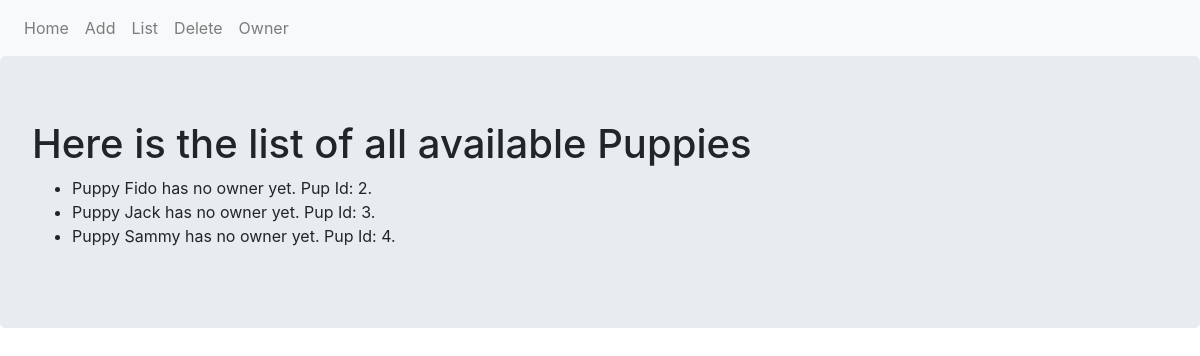
/list, run on an earlier commit of the app's database.
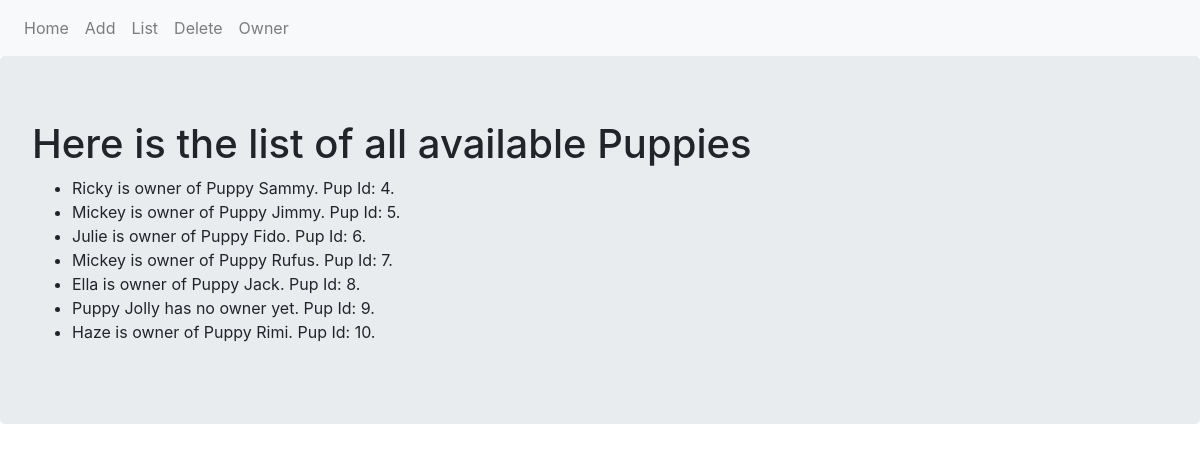
And on a later commit of the database.
### adoption_site.py (models this page shows, shortened)
class Puppy(db.Model):
    __tablename__ = 'puppies'
    id = db.Column(db.Integer, primary_key=True)
    name = db.Column(db.Text)
    owner = db.relationship('Owner', backref='Puppy', uselist=False)
    def __repr__(self):
        if self.owner:
            return f"{self.owner.name} is owner of Puppy {self.name}. Pup Id: {self.id}."
        else:
            return f"Puppy {self.name} has no owner yet. Pup Id: {self.id}."

class Owner(db.Model):
    __tablename__ = 'owner'
    name = db.Column(db.Text)
    id = db.Column(db.Integer, primary_key=True)
    pup_id = db.Column(db.Integer, db.ForeignKey('puppies.id'))

### adoption_site.py (the view)
@app.route('/list')
def list_puppies():
    puppies = Puppy.query.all()
    return render_template('list.html', puppies=puppies)

### templates/list.html (shortened to what this page needs)
<!DOCTYPE html>
{% extends "base.html" %}
{% block content %}
<div class="jumbotron">
    <h1>Here is the list of all available Puppies</h1>
    <ul>
        {% for pup in puppies %}
        <li>{{pup}}</li>
        {% endfor %}
    </ul>
</div>
{% endblock %}

### templates/base.html (shortened to what this page needs)
<!DOCTYPE html>
<html lang="en">
<head>
    <link rel="stylesheet" href="https://stackpath.bootstrapcdn.com/bootstrap/4.1.1/css/bootstrap.min.css">
</head>
<body>
    <nav class="navbar navbar-expand-lg navbar-light bg-light">
        <div class="collapse navbar-collapse" id="navbarNavAltMarkup">
          <div class="navbar-nav">
            <a class="nav-item nav-link" href="{{url_for('home')}}">Home</a>
            <a class="nav-item nav-link" href="{{url_for('add_puppy')}}">Add</a>
            <a class="nav-item nav-link" href="{{url_for('list_puppies')}}">List</a>
            <a class="nav-item nav-link" href="{{url_for('delete_puppy')}}">Delete</a>
            <a class="nav-item nav-link" href="{{url_for('addOwner')}}">Owner</a>
          </div>
        </div>
      </nav>
    {% block content %}
    {% endblock %}
</body>
</html>

What changed in the data, as far as the page shows it:
removed Puppy: name+id "Puppy Fido has no owner yet. Pup Id: 2."
removed Puppy: name+id "Puppy Jack has no owner yet. Pup Id: 3."
computed for Puppy: name+id "Puppy Sammy has no owner yet. Pup Id: 4." → "Ricky is owner of Puppy Sammy. Pup Id: 4."
added Puppy: name+id "Mickey is owner of Puppy Jimmy. Pup Id: 5."
added Puppy: name+id "Julie is owner of Puppy Fido. Pup Id: 6."
added Puppy: name+id "Mickey is owner of Puppy Rufus. Pup Id: 7."
added Puppy: name+id "Ella is owner of Puppy Jack. Pup Id: 8."
added Puppy: name+id "Puppy Jolly has no owner yet. Pup Id: 9."
added Puppy: name+id "Haze is owner of Puppy Rimi. Pup Id: 10."
